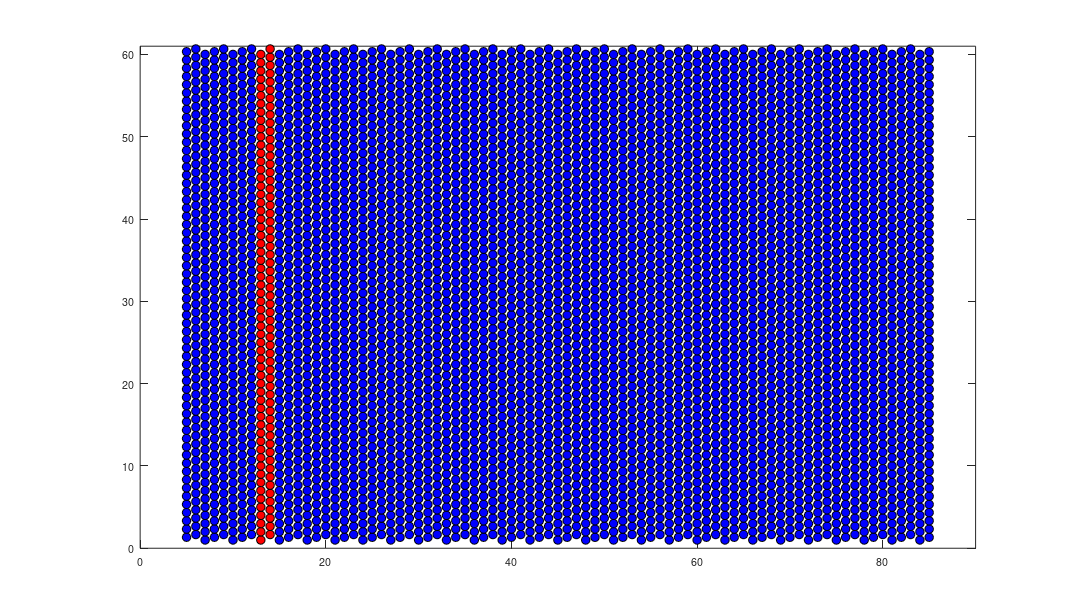

The MATLAB script that drew this image: (Note: a time limit stopped this script after it produced the figure.)
close all;
clear all;
clc;
% for T=100:100:1000;
%     T_hcp(T/100,1)=T;
%     T_twin(T/100,1)=T;
% for Stress=0.1:0.1:2.0;
%     S_hcp(round(Stress/0.1),1)=Stress;
%     S_twin(round(Stress/0.1),1)=Stress;
%     Temp(round(Stress/0.1),1)=T;
Stress=5;
% S=1*10^12;
S=Stress*10^12;
T=300;
K=1;
N=30;
time=100;
L=zeros(3*N,6);
C_hcp=zeros(50,1);
C_twin=zeros(time,K);
G_eV_list=zeros(10,1);
for i=1:1:N; 
    L(3*i,1)=3;
    L(3*i-1,1)=2;
    L(3*i-2,1)=1;
end
for i=1:1:time;
    C_hcp(i,K)=0;
    C_twin(i,K)=0;
end
a=3.57;
Tm=1650;
H=1*10^-6;
R=1*10^-9;
alpha=0.123;
miu=80;
R=10^-6;
burger=sqrt(1/6)*a*10^-10;
chi=alpha*(miu*10^12)*(burger)^2;
Eb1=350; Eb2=310; Eb3=339; Eb4=345; Eb5=339;
Er1=385; Er2=428; Er3=286; Er4=282; Er5=477;
de1=-35; de2=-183; de3=18; de4=-120;
%%%%%%%%%%%%%%%%%%%%%%%%%%%%%%%%%%%%%%%%%%%%%%%%%%%%%%%%%%%%
% rc1=sqrt(-chi/(pi*S-pi*350/burger));
% rc2=sqrt(-chi/(pi*S-pi*275/burger));
% rc3=sqrt(-chi/(pi*S-pi*304/burger));
% rc4=sqrt(-chi/(pi*S-pi*162/burger));
% rc5=sqrt(-chi/(pi*S-pi*357/burger));
%%%%%%%%%%%%%%%%%%%%%%%%%%%%%%%%%%%%%%%%%%%%%%%%%%%%%%%%%%%%%
rc1=chi/(-350+S*burger);
rc2=chi/(-310+S*burger);
rc3=chi/(-339+S*burger);
rc4=chi/(-345+S*burger);
rc5=chi/(-339+S*burger);
rc1r=chi/(-385+S*burger);
rc2r=chi/(-458+S*burger);
rc3r=chi/(-286+S*burger);
rc4r=chi/(-282+S*burger);
rc5r=chi/(-477+S*burger);
%%%%%%%%%%%%%%%%%%%%%%%%%%%%%%%%%%%%%%%%%%%%%%%%%%%%%%%%%%%%%
% rc1=(Eb1 + (Eb1^2 + 6*S*chi)^(1/2))/(3*S);
% rc2=(Eb2 + (Eb2^2 + 6*S*chi)^(1/2))/(3*S);
% rc3=(Eb3 + (Eb3^2 + 6*S*chi)^(1/2))/(3*S);
% rc4=(Eb4 + (Eb4^2 + 6*S*chi)^(1/2))/(3*S);
% rc5=(Eb5 + (Eb5^2 + 6*S*chi)^(1/2))/(3*S);
% rc1r=(Er1 + (Er1^2 + 6*S*chi)^(1/2))/(3*S);
% rc2r=(Er2 + (Er2^2 + 6*S*chi)^(1/2))/(3*S);
% rc3r=(Er3 + (Er3^2 + 6*S*chi)^(1/2))/(3*S);
% rc4r=(Er4 + (Er4^2 + 6*S*chi)^(1/2))/(3*S);
% rc5r=(Er5 + (Er5^2 + 6*S*chi)^(1/2))/(3*S);
E1=pi*R*R*(de1*(1-(T/Tm))-burger*S)*6.242e+15;
E2=pi*R*R*(de2*(1-(T/Tm))-burger*S)*6.242e+15;
E3=pi*R*R*(de3*(1-(T/Tm))-burger*S)*6.242e+15;
E4=pi*R*R*(de4*(1-(T/Tm))-burger*S)*6.242e+15;
E_eV_list=[E1 E2 E3 E4];
%%%%%%%%%%%%%%%%%%%%%%%%%%%%%%%%%%%%%%%%%%%%%%%%%%%%%%%%%%%%%
G1=pi*rc1*rc1*(Eb1*(1-(T/Tm))-burger*S)+2*pi*rc1*chi;
G2=pi*rc2*rc2*(Eb2*(1-(T/Tm))-burger*S)+2*pi*rc2*chi;
G3=pi*rc3*rc3*(Eb3*(1-(T/Tm))-burger*S)+2*pi*rc3*chi;
G4=pi*rc4*rc4*(Eb4*(1-(T/Tm))-burger*S)+2*pi*rc4*chi;
G5=pi*rc5*rc5*(Eb5*(1-(T/Tm))-burger*S)+2*pi*rc5*chi;
% G1r=pi*rc1r*rc1r*(Er1*(1-(T/Tm))-burger*S)+2*pi*rc1r*chi;
% G2r=pi*rc2r*rc2r*(Er2*(1-(T/Tm))-burger*S)+2*pi*rc2r*chi;
% G3r=pi*rc3r*rc3r*(Er3*(1-(T/Tm))-burger*S)+2*pi*rc3r*chi;
% G4r=pi*rc4r*rc4r*(Er4*(1-(T/Tm))-burger*S)+2*pi*rc4r*chi;
% G5r=pi*rc5r*rc5r*(Er5*(1-(T/Tm))-burger*S)+2*pi*rc5r*chi;
G1r=pi*rc1*rc1*(Eb1*(1-(T/Tm))-burger*S)+2*pi*rc1*chi-E1;
G2r=pi*rc2*rc2*(Eb2*(1-(T/Tm))-burger*S)+2*pi*rc2*chi-E2;
G3r=pi*rc3*rc3*(Eb3*(1-(T/Tm))-burger*S)+2*pi*rc3*chi-E3;
G4r=pi*rc4*rc4*(Eb4*(1-(T/Tm))-burger*S)+2*pi*rc4*chi-E4;
G5r=pi*rc5*rc5*(Eb5*(1-(T/Tm))-burger*S)+2*pi*rc5*chi-E4;
%%%%%%%%%%%%%%%%%%%%%%%%%%%%%%%%%%%%%%%%%%%%%%%%%%%%%%%%%%%%
G_eV_list(1)=G1*6.242e+15;
G_eV_list(2)=G2*6.242e+15;
G_eV_list(3)=G3*6.242e+15;
G_eV_list(4)=G4*6.242e+15;
G_eV_list(5)=G5*6.242e+15;
G_eV_list(6)=G1r*6.242e+15;
G_eV_list(7)=G2r*6.242e+15;
G_eV_list(8)=G3r*6.242e+15;
G_eV_list(9)=G4r*6.242e+15;
G_eV_list(10)=G5r*6.242e+15;
%%%%%%%%%%%%%%%%%%%%%%%%%%%%%%%%%%%%%%%%%%%%%%%%%%%%%%%%%%%%
% E0=pi*R*R*(0*(1-(T/Tm))-S*burger);
% E1=pi*R*R*(-35*(1-(T/Tm))-S*burger);
% E2=pi*R*R*(-183*(1-(T/Tm))-S*burger);
% E3=pi*R*R*(18*(1-(T/Tm))-S*burger);
% E4=pi*R*R*(-120*(1-(T/Tm))-S*burger);
% E5=pi*R*R*(-120*(1-(T/Tm))-S*burger);
%%%%%%%%%%%%%%%%%%%%%%%%%%%%%%%%%%%%%%%%%%%%%%%%%%%%%%%%%%%%
n=10;
% stress=S*10^-12;
b=a*sqrt(6)/6;
k=8.617*10^-5;
m=6.242*10^15;
l=20;
A=(1:1:3*l);
B=(1.333:1:3*l+0.333);
C=(1.666:1:3*l+0.666);
L(:,2)=0;
dE1=G1;
dE2=G2;
dE3=G3;
dE4=G4;
dE5=G5;
dE1r=G1r;
dE2r=G2r;
dE3r=G3r;
dE4r=G4r;
dE5r=G5r;
v1=(10^-9)*exp(-dE1*m/(T*k));
v2=(10^-9)*exp(-dE2*m/(T*k));
v3=(10^-9)*exp(-dE3*m/(T*k));
v4=(10^-9)*exp(-dE4*m/(T*k));
v5=(10^-9)*exp(-dE5*m/(T*k));
v1r=(10^-9)*exp(-dE1r*m/(T*k));
v2r=(10^-9)*exp(-dE2r*m/(T*k));
v3r=(10^-9)*exp(-dE3r*m/(T*k));
v4r=(10^-9)*exp(-dE4r*m/(T*k));
v5r=(10^-9)*exp(-dE5r*m/(T*k));
%%%%%%%%%%%%%%%%%%%%%%%%% Structure checking %%%%%%%%%%%%%%%%%%%%%%%%%%%%%
for t=1:1:time;
    close;
for i=5:1:(3*N-5);
    if [L(i+2,1) L(i+1,1)+1 L(i,1)+2 L(i-1,1) L(i-2,1)+1 L(i-3,1)+2]==[3 3 3 3 3 3];
        L(i,3)=v1;
    end
    if [L(i+2,1)+2 L(i+1,1) L(i,1)+1 L(i-1,1)+2 L(i-2,1) L(i-3,1)+1]==[3 3 3 3 3 3];
        L(i,3)=v1;
    end
    if [L(i+2,1)+1 L(i+1,1)+2 L(i,1) L(i-1,1)+1 L(i-2,1)+2 L(i-3,1)]==[3 3 3 3 3 3];
        L(i,3)=v1;
    end
    if [L(i+2,1)+2 L(i+1,1) L(i,1)+1 L(i-1,1) L(i-2,1)+1 L(i-3,1)+2]==[3 3 3 3 3 3];
        L(i,3)=v1r;
    end
    if [L(i+2,1)+1 L(i+1,1)+2 L(i,1) L(i-1,1)+2 L(i-2,1) L(i-3,1)+1]==[3 3 3 3 3 3];
        L(i,3)=v1r;
    end
    if [L(i+2,1) L(i+1,1)+1 L(i,1)+2 L(i-1,1)+1 L(i-2,1)+2 L(i-3,1)]==[3 3 3 3 3 3];
        L(i,3)=v1r;
    end
    if [L(i+2,1) L(i+1,1)+1 L(i,1)+2 L(i-1,1) L(i-2,1)+1 L(i-3,1)]==[3 3 3 3 3 3];
        L(i,3)=v2;
    end
    if [L(i+2,1)+2 L(i+1,1) L(i,1)+1 L(i-1,1)+2 L(i-2,1) L(i-3,1)+2]==[3 3 3 3 3 3];
        L(i,3)=v2;
    end
    if [L(i+2,1)+1 L(i+1,1)+2 L(i,1) L(i-1,1)+1 L(i-2,1)+2 L(i-3,1)+1]==[3 3 3 3 3 3];
        L(i,3)=v2;
    end
    if [L(i+2,1)+2 L(i+1,1) L(i,1)+1 L(i-1,1) L(i-2,1)+1 L(i-3,1)]==[3 3 3 3 3 3];
        L(i,3)=v2r;
    end
    if [L(i+2,1)+1 L(i+1,1)+2 L(i,1) L(i-1,1)+2 L(i-2,1) L(i-3,1)+2]==[3 3 3 3 3 3];
        L(i,3)=v2r;
    end
    if [L(i+2,1) L(i+1,1)+1 L(i,1)+2 L(i-1,1)+1 L(i-2,1)+2 L(i-3,1)+1]==[3 3 3 3 3 3];
        L(i,3)=v2r;
    end
    if [L(i+2,1)+1 L(i+1,1)+2 L(i,1) L(i-1,1)+1 L(i-2,1) L(i-3,1)+1]==[3 3 3 3 3 3];
        L(i,3)=v3;
    end
    if [L(i+2,1) L(i+1,1)+1 L(i,1)+2 L(i-1,1) L(i-2,1)+2 L(i-3,1)]==[3 3 3 3 3 3];
        L(i,3)=v3;
    end
    if [L(i+2,1)+2 L(i+1,1) L(i,1)+1 L(i-1,1)+2 L(i-2,1)+1 L(i-3,1)+2]==[3 3 3 3 3 3];
        L(i,3)=v3;
    end
    if [L(i+2,1) L(i+1,1)+1 L(i,1)+2 L(i-1,1)+1 L(i-2,1) L(i-3,1)+1]==[3 3 3 3 3 3];
        L(i,3)=v3r;
    end
    if [L(i+2,1)+2 L(i+1,1) L(i,1)+1 L(i-1,1) L(i-2,1)+2 L(i-3,1)]==[3 3 3 3 3 3];
        L(i,3)=v3r;
    end
    if [L(i+2,1)+1 L(i+1,1)+2 L(i,1) L(i-1,1)+2 L(i-2,1)+1 L(i-3,1)+2]==[3 3 3 3 3 3]
        L(i,3)=v3r;
    end
    if [L(i+2,1) L(i+1,1)+1 L(i,1) L(i-1,1)+1 L(i-2,1) L(i-3,1)+1]==[3 3 3 3 3 3];
        L(i,3)=v4;
    end
    if [L(i+2,1)+2 L(i+1,1) L(i,1)+2 L(i-1,1) L(i-2,1)+2 L(i-3,1)]==[3 3 3 3 3 3];
        L(i,3)=v4;
    end
    if [L(i+2,1)+1 L(i+1,1)+2 L(i,1)+1 L(i-1,1)+2 L(i-2,1)+1 L(i-3,1)+2]==[3 3 3 3 3 3];
        L(i,3)=v4;
    end
    if [L(i+2,1)+2 L(i+1,1) L(i,1)+2 L(i-1,1)+1 L(i-2,1) L(i-3,1)+1]==[3 3 3 3 3 3];
        L(i,3)=v4r;
    end
    if [L(i+2,1)+1 L(i+1,1)+2 L(i,1)+1 L(i-1,1) L(i-2,1)+2 L(i-3,1)]==[3 3 3 3 3 3];
        L(i,3)=v4r;
    end
    if [L(i+2,1) L(i+1,1)+1 L(i,1) L(i-1,1)+2 L(i-2,1)+1 L(i-3,1)+2]==[3 3 3 3 3 3];
        L(i,3)=v4r;
    end
    if [L(i+2,1)+2 L(i+1,1) L(i,1)+1 L(i-1,1)+2 L(i-2,1)+1 L(i-3,1)]==[3 3 3 3 3 3];
        L(i,3)=v5;
    end
    if [L(i+2,1)+1 L(i+1,1)+2 L(i,1) L(i-1,1)+1 L(i-2,1) L(i-3,1)+2]==[3 3 3 3 3 3];
        L(i,3)=v5;
    end
    if [L(i+2,1) L(i+1,1)+1 L(i,1)+2 L(i-1,1) L(i-2,1)+2 L(i-3,1)+1]==[3 3 3 3 3 3];
        L(i,3)=v5;
    end
    if [L(i+2,1)+1 L(i+1,1)+2 L(i,1) L(i-1,1)+2 L(i-2,1)+1 L(i-3,1)]==[3 3 3 3 3 3];
        L(i,3)=v5r;
    end
    if [L(i+2,1) L(i+1,1)+1 L(i,1)+2 L(i-1,1)+1 L(i-2,1) L(i-3,1)+2]==[3 3 3 3 3 3];
        L(i,3)=v5r;
    end
    if [L(i+2,1)+2 L(i+1,1) L(i,1)+1 L(i-1,1) L(i-2,1)+2 L(i-3,1)+1]==[3 3 3 3 3 3];
        L(i,3)=v5r;
    end
end
p1=v1./sum(L(5:(3*N-5),3));
p1r=v1r./sum(L(5:(3*N-5),3));
p2=v2./sum(L(5:(3*N-5),3));
p2r=v2r./sum(L(5:(3*N-5),3));
p3=v3./sum(L(5:(3*N-5),3));
p3r=v3r./sum(L(5:(3*N-5),3));
p4=v4./sum(L(5:(3*N-5),3));
p4r=v4r./sum(L(5:(3*N-5),3));
p5=v5./sum(L(5:(3*N-5),3));
p5r=v5r./sum(L(5:(3*N-5),3));
L(5:(3*N-5),4)=L(5:(3*N-5),3)./sum(L(5:(3*N-5),3));
for i=5:1:(3*N-5);
    L(i,5)=L(i,4)+sum(L(1:(i-1),4));
end
seed=rand;
% t_seed=rand
for i=5:1:(3*N-5);
    if L(i,5)>seed && L(i-1,5)<seed;
        L(i,6)=1;
        if L(i-1,1)==L(i,1)+1;
            L(i:length(L),1)=L(i:length(L),1)-1;
            continue
        end
        if L(i-1,1)==L(i,1)-1;
            L(i:length(L),1)=L(i:length(L),1)+1;
            continue
        end
        if L(i-1,1)==L(i,1)-2;
            L(i:length(L),1)=L(i:length(L),1)-1;
            continue
        end
        if L(i-1,1)==L(i,1)+2;
            L(i:length(L),1)=L(i:length(L),1)+1;
            continue
        end
    end
end
for i=1:1:3*N;
            if L(i,1)<1;
                L(i,1)=L(i,1)+3;
            end
            if L(i,1)>3;
                L(i,1)=L(i,1)-3;
            end
% end
%%%%%%%%%%%%%%%%%%%%%%%%%%%%%%%%%%%%%%%%%%%%%%%%%%%%
% for i=5:1:(3*N-5);
%     if [L(i+1,1) L(i,1) L(i-1,1)]==[1 2 3];
%         plot(i,B,'ok','MarkerEdgeColor','k','MarkerFaceColor','g','MarkerSize',8);
%         axis([0 3*N 0 3*l+1]);
%         hold on;
%     end
%     if [L(i+1,1) L(i,1) L(i-1,1)]==[2 3 1];
%         plot(i,C,'ok','MarkerEdgeColor','k','MarkerFaceColor','g','MarkerSize',8);
%         axis([0 3*N 0 3*l+1]);
%         hold on;
%     end
%     if [L(i+1,1) L(i,1) L(i-1,1)]==[3 1 2];
%         plot(i,A,'ok','MarkerEdgeColor','k','MarkerFaceColor','g','MarkerSize',8);
%         axis([0 3*N 0 3*l+1]);
%         hold on;
%     end
%     if [L(i+1,1) L(i,1) L(i-1,1)]==[3 2 3];
%         plot(i,B,'ok','MarkerEdgeColor','k','MarkerFaceColor','r','MarkerSize',8);
%         axis([0 3*N 0 3*l+1]);
%         hold on;
%     end
%     if [L(i+1,1) L(i,1) L(i-1,1)]==[1 3 1];
%         plot(i,C,'ok','MarkerEdgeColor','k','MarkerFaceColor','r','MarkerSize',8);
%         axis([0 3*N 0 3*l+1]);
%         hold on;
%     end
%     if [L(i+1,1) L(i,1) L(i-1,1)]==[2 1 2];
%         plot(i,A,'ok','MarkerEdgeColor','k','MarkerFaceColor','r','MarkerSize',8);
%         axis([0 3*N 0 3*l+1]);
%         hold on;
%     end
%     if [L(i+1,1) L(i,1) L(i-1,1)]==[2 3 2];
%         plot(i,C,'ok','MarkerEdgeColor','k','MarkerFaceColor','r','MarkerSize',8);
%         axis([0 3*N 0 3*l+1]);
%         hold on;
%     end
%     if [L(i+1,1) L(i,1) L(i-1,1)]==[3 1 3];
%         plot(i,A,'ok','MarkerEdgeColor','k','MarkerFaceColor','r','MarkerSize',8);
%         axis([0 3*N 0 3*l+1]);
%         hold on;
%     end
%     if [L(i+1,1) L(i,1) L(i-1,1)]==[1 2 1];
%         plot(i,B,'ok','MarkerEdgeColor','k','MarkerFaceColor','r','MarkerSize',8);
%         axis([0 3*N 0 3*l+1]);
%         hold on;
%     end
%     if [L(i+1,1) L(i,1) L(i-1,1)]==[3 2 1];
%         plot(i,B,'ok','MarkerEdgeColor','k','MarkerFaceColor','b','MarkerSize',8);
%         axis([0 3*N 0 3*l+1]);
%         hold on;
%     end
%     if [L(i+1,1) L(i,1) L(i-1,1)]==[2 1 3];
%         plot(i,A,'ok','MarkerEdgeColor','k','MarkerFaceColor','b','MarkerSize',8);
%         axis([0 3*N 0 3*l+1]);
%         hold on;
%     end
%     if [L(i+1,1) L(i,1) L(i-1,1)]==[1 3 2];
%         plot(i,C,'ok','MarkerEdgeColor','k','MarkerFaceColor','b','MarkerSize',8);
%         axis([0 3*N 0 3*l+1]);
%         hold on;
%     end
% end
% set(gcf,'unit','normalized','position',[0.0,0.3,1.0,0.5]);
% set(gcf,'PaperUnits','inches','PaperPosition',[0 0 14 8]);
% saveas(gcf,['KMC_300K.',num2str(t),'.png']);
end
for i=5:1:(3*N-5);
    if [L(i+1,1) L(i,1) L(i-1,1)]==[1 2 3];
        plot(i,B,'ok','MarkerEdgeColor','k','MarkerFaceColor','g','MarkerSize',8);
        axis([0 3*N 0 3*l+1]);
        hold on;
    end
    if [L(i+1,1) L(i,1) L(i-1,1)]==[2 3 1];
        plot(i,C,'ok','MarkerEdgeColor','k','MarkerFaceColor','g','MarkerSize',8);
        axis([0 3*N 0 3*l+1]);
        hold on;
    end
    if [L(i+1,1) L(i,1) L(i-1,1)]==[3 1 2];
        plot(i,A,'ok','MarkerEdgeColor','k','MarkerFaceColor','g','MarkerSize',8);
        axis([0 3*N 0 3*l+1]);
        hold on;
    end
    if [L(i+1,1) L(i,1) L(i-1,1)]==[3 2 3];
        plot(i,B,'ok','MarkerEdgeColor','k','MarkerFaceColor','r','MarkerSize',8);
        axis([0 3*N 0 3*l+1]);
        hold on;
    end
    if [L(i+1,1) L(i,1) L(i-1,1)]==[1 3 1];
        plot(i,C,'ok','MarkerEdgeColor','k','MarkerFaceColor','r','MarkerSize',8);
        axis([0 3*N 0 3*l+1]);
        hold on;
    end
    if [L(i+1,1) L(i,1) L(i-1,1)]==[2 1 2];
        plot(i,A,'ok','MarkerEdgeColor','k','MarkerFaceColor','r','MarkerSize',8);
        axis([0 3*N 0 3*l+1]);
        hold on;
    end
    if [L(i+1,1) L(i,1) L(i-1,1)]==[2 3 2];
        plot(i,C,'ok','MarkerEdgeColor','k','MarkerFaceColor','r','MarkerSize',8);
        axis([0 3*N 0 3*l+1]);
        hold on;
    end
    if [L(i+1,1) L(i,1) L(i-1,1)]==[3 1 3];
        plot(i,A,'ok','MarkerEdgeColor','k','MarkerFaceColor','r','MarkerSize',8);
        axis([0 3*N 0 3*l+1]);
        hold on;
    end
    if [L(i+1,1) L(i,1) L(i-1,1)]==[1 2 1];
        plot(i,B,'ok','MarkerEdgeColor','k','MarkerFaceColor','r','MarkerSize',8);
        axis([0 3*N 0 3*l+1]);
        hold on;
    end
    if [L(i+1,1) L(i,1) L(i-1,1)]==[3 2 1];
        plot(i,B,'ok','MarkerEdgeColor','k','MarkerFaceColor','b','MarkerSize',8);
        axis([0 3*N 0 3*l+1]);
        hold on;
    end
    if [L(i+1,1) L(i,1) L(i-1,1)]==[2 1 3];
        plot(i,A,'ok','MarkerEdgeColor','k','MarkerFaceColor','b','MarkerSize',8);
        axis([0 3*N 0 3*l+1]);
        hold on;
    end
    if [L(i+1,1) L(i,1) L(i-1,1)]==[1 3 2];
        plot(i,C,'ok','MarkerEdgeColor','k','MarkerFaceColor','b','MarkerSize',8);
        axis([0 3*N 0 3*l+1]);
        hold on;
    end
end
    set(gcf,'unit','normalized','position',[0.0,0.3,1.0,0.5]);
    set(gcf,'PaperUnits','inches','PaperPosition',[0 0 14 8]);
    saveas(gcf,['KMC_',num2str(T),'K.',num2str(t),'.png']);
end
